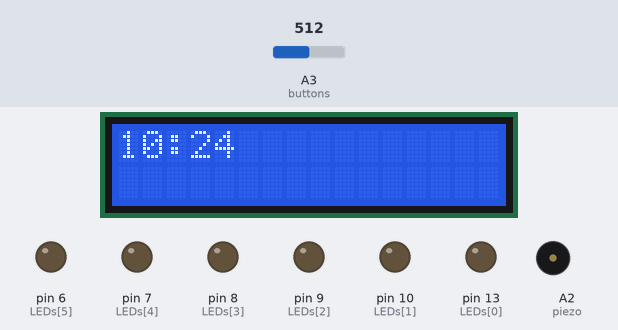
A sketch run on a simulated Arduino Uno, built with avr-gcc and run on an emulated ATmega328P. Parts: 16×2 character LCD, output pins drawn as LEDs (lit = HIGH), buzzer (waves = sounding, pin HIGH). Inputs (shaded band) come from the test bench; at power-on: A3 (buttons) = 512. The local clock reads 2024-03-15 10:24:30 at power-on unless the sketch sets it; what the sketch prints to the serial monitor is not drawn.

Above: at 1.2 s.
1.3 s: A3 (buttons) set to 690
2.9 s: A3 (buttons) set to 709
At 4.8 s:
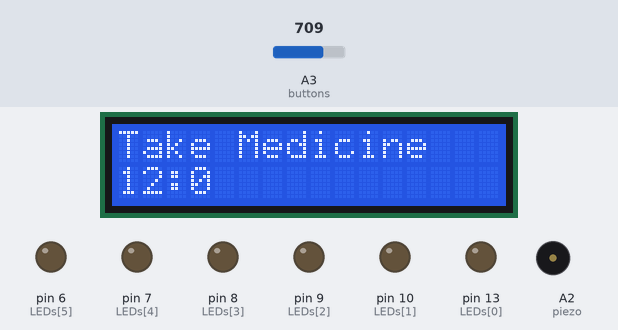
5.5 s: A3 (buttons) set to 511
At 32.7 s:
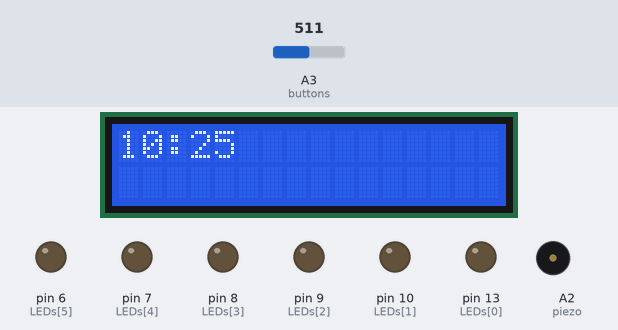
Timing chart, 0 to 33.5 s (numbered marks = the images above; inputs shaded):
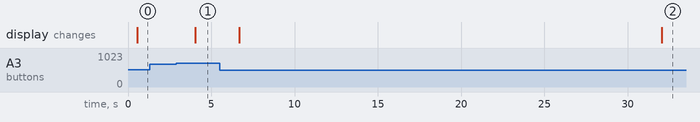

Measured:
- the behaviour switches between 700 and 701 on A3 (buttons) (found by bisection; images 0 and 1)
- after the input at 1.3 s, every drawn part: stays the same
- after the input at 2.9 s, the display: changes after 1.1 s (image 1)
- after the input at 5.5 s, the display: first changes after 1.2 s (image 2 shows a later state)

The sketch:

Final_Project_Code.ino
```cpp
/*
Created 11/28/2024 by Samuel Fong
Last Maintained 11/29/2024 by Samuel Fong
**Important** Analog values can be extremely finnicky, TODO for later
              otherwise, program works fine (mainly pot values and button analog reader).

*/

// include the library code:
#include <LiquidCrystal.h>
#include <string.h>
#include <Wire.h>
#include <RTClib.h>


int const potPin = A0;        // analog pin used to connect the potentiometer
int potVal;                   // variable to read the value from the analog pin
int const rtcPin1 = A4;       // Analog pin for clock
int const rtcPin2 = A5;       // Analog pin for clock
int const lcdContrast = A3;   // Analog pin to control the contrast of the lcd
int const buttons = A3;       // Analog pin to determine which button is being pressed
int const piezo = A2;         // Analog pin used as digital pin for the piezo/buzzer
bool inSetup = false;         // Check if program should be in setup mode based on which button is pushed
int alarmNum = -1;            // Tells program which alarm to change
int time;

// Initialize alarm values
int alarmValues[6] = {32, 48, 68, 55, 69, 60};

// Initialize alarm names
char* alarmNames[6] = {"Breakfast", "Lunch", "Dinner", "Call Grandson", "Feed Cats", "Take Medicine"};

// Initialize pins
int const LEDs[6] = {13, 10, 9, 8, 7, 6};

// initialize the library with the numbers of the interface pins
LiquidCrystal lcd(12, 11, 5, 4, 3, 2);

// initialize rtc module
RTC_DS3231 rtc;

void setup() {
  Serial.begin(9600);
  // set up the number of columns and rows on the LCD
  lcd.begin(16, 2);

  // Initialize analog pins
  pinMode(piezo, OUTPUT);
  digitalWrite(piezo, LOW);

  // Initialize digital pins
  for (auto pin : LEDs) {
    pinMode(pin, OUTPUT);
    digitalWrite(pin, LOW);
  }

  // line 1 is the second row, since counting begins with 0
  lcd.setCursor(0, 0);

  // Check if rtc is running properly
  if (!rtc.begin()) {
    Serial.println("Couldn't find RTC");
    while (1);
  }

  if (rtc.lostPower()) {
    Serial.println("RTC lost power, setting the time!");
    // Set the RTC to the date & time this sketch was compiled
    rtc.adjust(DateTime(2024, 12, 6, 18, 30));
    // Set the RTC to the manual date & time defined above
    //rtc.adjust(now);
  } else {
    //rtc.adjust(DateTime(2024, 12, 6, 18, 22));
    Serial.println("RTC is running with correct time.");
  }

}


void loop() {
  // print data for debugging and analytical purposes
  Serial.print(analogRead(buttons));
  Serial.print("\n");

  // Check if program should switch to setup mode
  if (inSetup) {
    delay(1000);
    int buttonVal = analogRead(buttons);

    // Adjust alarm time based off of potentiometer input & quit if any button is pressed
    while (buttonVal > 700) {
      potVal = analogRead(potPin);
      time = map(potVal, 0, 1023, 0, 96);
      Serial.print(buttonVal);
      Serial.print(" ");
      Serial.print(potVal);
      Serial.print("\n");
      lcd.clear();
      lcd.print(alarmNames[alarmNum-1]);
      lcd.setCursor(0, 1);
      lcd.print(String((int)time/4) + ":" + String((time%4)*15));
      lcd.setCursor(0, 0);
      delay(1500);
      buttonVal = analogRead(buttons);
    }
    alarmValues[alarmNum-1] = time;
    inSetup = false;
    alarmNum = -1;
    delay(500);

  } else {

    // Determine if a button is being pressed and which button is being pressed
    if (analogRead(buttons) < 700) {
      inSetup = true;
      int buttonVoltage = analogRead(buttons);
      if (buttonVoltage > 400 && buttonVoltage <= 700) {         // 6th button
        alarmNum = 6;

      } else if (buttonVoltage > 200 && buttonVoltage <= 400) {   // 5th button
        alarmNum = 5;

      } else if (buttonVoltage > 130 && buttonVoltage <= 200) {   // 4th button
        alarmNum = 4;

      } else if (buttonVoltage > 50 && buttonVoltage <= 130) {   // 3rd button
        alarmNum = 3;

      } else if (buttonVoltage > 25 && buttonVoltage <= 50) {   // 2nd button
        alarmNum = 2;


      } else if (buttonVoltage > 10 && buttonVoltage <= 25) {   // 1st button
        alarmNum = 1;

      } else {                                                    // Default behaviour (catch error maybe?)
        alarmNum = -1;
      }
      delay(500);
    }

    // Trigger respective alarm if it is the right time
    DateTime now = rtc.now();
    for (int i = 0; i < 6; i++) {
      if (now.hour() == int(alarmValues[i]/4) && now.minute() == (alarmValues[i]%4)*15) {
        while (analogRead(buttons) > 700) {
          lcd.clear();
          digitalWrite(LEDs[i], HIGH);
          tone(piezo, 500);
          lcd.print(alarmNames[i]);
          delay(1000);
          digitalWrite(LEDs[i], LOW);
          noTone(piezo);
          lcd.print("");
          delay(1000);
        }
      }
    }
    lcd.clear();
    // arduino doesn't have std... very sad
    //string minute;
    //(now.minute < 10) ? minute = String(now.minute()): minute = "0" + String(now.minute());
    lcd.print(String(now.hour()) + ":" + String(now.minute()));
  }
  delay(150);
}
```
